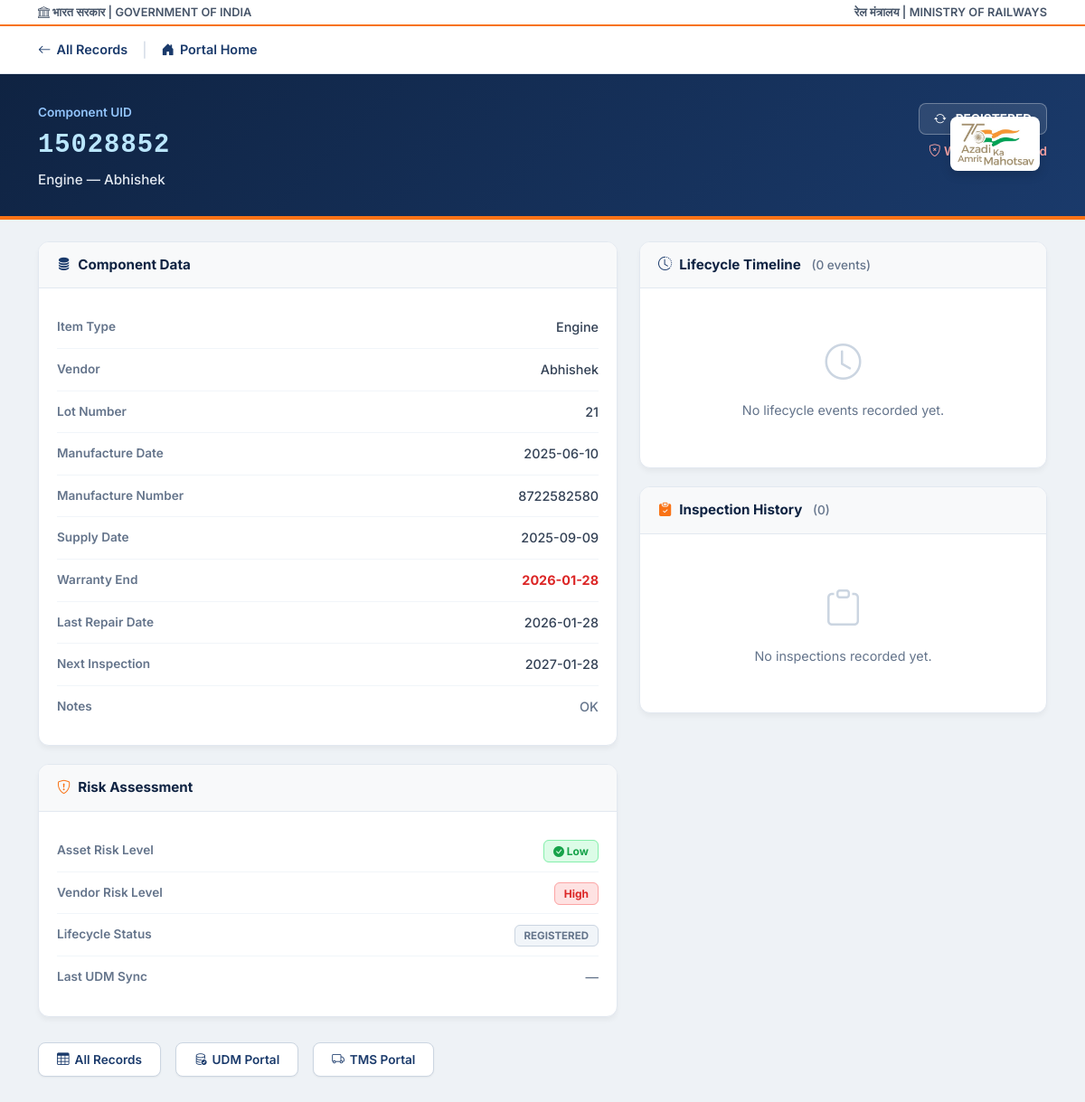
/view/15028852 (signed in), run on the app's committed database.
### tables this page shows
CREATE TABLE received (
            id INTEGER PRIMARY KEY AUTOINCREMENT,
            uid TEXT UNIQUE,
            item_type TEXT,
            vendor TEXT,
            lot TEXT,
            supply_date TEXT,
            warranty_end TEXT,
            manufactor_date TEXT,
            manufactor_number TEXT,
            repair_date TEXT,
            risk TEXT,
            vendor_risk TEXT,
            notes TEXT
        , vendor_email TEXT, location TEXT, installation_date TEXT, last_inspection_date TEXT, inspection_count INTEGER DEFAULT 0, status TEXT DEFAULT 'active', vendor_id TEXT, lifecycle_status TEXT DEFAULT 'REGISTERED', synced_at TEXT);

### app.py (the view)
@app.route("/view/<uid>")
def view_record(uid):
    record = get_record_by_uid(uid)
    if not record:
        return "Fitting not found", 404
    record["next_inspection"] = compute_next_inspection(record.get("repair_date"), record.get("risk"))
    record["warranty_status"] = warranty_status(record.get("warranty_end"))
    conn = get_conn()
    events = conn.execute(
        "SELECT * FROM lifecycle_events WHERE uid=? ORDER BY event_time ASC", (uid,)
    ).fetchall()
    insp = conn.execute(
        "SELECT * FROM inspections WHERE uid=? ORDER BY inspection_date DESC", (uid,)
    ).fetchall()
    conn.close()
    return render_template("view.html", row=record,
                           events=[dict(e) for e in events],
                           inspections=[dict(i) for i in insp])

### templates/view.html (shortened to what this page needs)
<!DOCTYPE html>
<html lang="en">
<head>
    <link href="https://cdn.jsdelivr.net/npm/bootstrap@5.3.0/dist/css/bootstrap.min.css" rel="stylesheet">
    <link rel="stylesheet" href="https://cdn.jsdelivr.net/npm/bootstrap-icons@1.11.0/font/bootstrap-icons.css">
</head>
<body>
<div class="govt-bar">
    <div class="container d-flex justify-content-between align-items-center">
        <div class="d-flex align-items-center">
            <span><i class="bi bi-bank"></i> भारत सरकार | GOVERNMENT OF INDIA</span>
        </div>
        <div class="d-flex align-items-center">
            <span>रेल मंत्रालय | MINISTRY OF RAILWAYS</span>
        </div>
    </div>
</div>
<div class="top-bar">
    <div class="container d-flex align-items-center gap-3">
        <a href="/all" class="back-link"><i class="bi bi-arrow-left"></i> All Records</a>
        <span style="color:#cbd5e1">|</span>
        <a href="/" class="back-link"><i class="bi bi-house-door-fill"></i> Portal Home</a>
    </div>
</div>
<div class="uid-hero">
    <div class="container position-relative">
        <img src="/static/aazadi.jpg" alt="Azadi Ka Amrit Mahotsav" class="azadi-logo d-none d-md-block">
        <div class="d-flex justify-content-between align-items-start flex-wrap gap-3">
            <div>
                <div style="color:#93c5fd;font-size:0.85rem;margin-bottom:4px;font-weight:600">Component UID</div>
                <div class="uid-badge">{{ row.uid }}</div>
                <div style="color:#e2e8f0;font-size:0.95rem;margin-top:6px;font-weight:500">{{ row.item_type or 'Unknown Type' }} — {{ row.vendor or 'Unknown Vendor' }}</div>
            </div>
            <div class="d-flex flex-column align-items-end gap-2 mt-2 mt-md-0">
                {% set lc = row.lifecycle_status or 'REGISTERED' %}
                <span class="lifecycle-pill">
                    <i class="bi bi-arrow-repeat me-1"></i> {{ lc }}
                </span>
                {% if row.warranty_status == 'ACTIVE' %}
                    <span style="font-size:0.85rem;color:#86efac;font-weight:600"><i class="bi bi-shield-check"></i> Warranty Active</span>
                {% elif row.warranty_status == 'EXPIRING_SOON' %}
                    <span style="font-size:0.85rem;color:#fde047;font-weight:600"><i class="bi bi-exclamation-circle"></i> Warranty Expiring Soon</span>
                {% elif row.warranty_status == 'EXPIRED' %}
                    <span style="font-size:0.85rem;color:#fca5a5;font-weight:600"><i class="bi bi-shield-x"></i> Warranty Expired</span>
                {% endif %}
            </div>
        </div>
    </div>
</div>
<div class="container mt-4">
    <div class="row g-4">
        <div class="col-lg-7">
            <div class="panel">
                <div class="panel-header"><i class="bi bi-database-fill me-2" style="color:var(--ir-blue)"></i>Component Data</div>
                <div class="panel-body">
                    <div class="field-row">
                        <span class="field-label">Item Type</span>
                        <span class="field-value">{{ row.item_type or '—' }}</span>
                    </div>
                    <div class="field-row">
                        <span class="field-label">Vendor</span>
                        <span class="field-value">{{ row.vendor or '—' }}</span>
                    </div>
                    <div class="field-row">
                        <span class="field-label">Lot Number</span>
                        <span class="field-value">{{ row.lot or '—' }}</span>
                    </div>
                    <div class="field-row">
                        <span class="field-label">Manufacture Date</span>
                        <span class="field-value">{{ row.manufactor_date or '—' }}</span>
                    </div>
                    <div class="field-row">
                        <span class="field-label">Manufacture Number</span>
                        <span class="field-value">{{ row.manufactor_number or '—' }}</span>
                    </div>
                    <div class="field-row">
                        <span class="field-label">Supply Date</span>
                        <span class="field-value">{{ row.supply_date or '—' }}</span>
                    </div>
                    <div class="field-row">
                        <span class="field-label">Warranty End</span>
                        <span class="field-value {% if row.warranty_status == 'ACTIVE' %}warranty-active{% elif row.warranty_status == 'EXPIRING_SOON' %}warranty-expiring{% elif row.warranty_status == 'EXPIRED' %}warranty-expired{% endif %}">
                            {{ row.warranty_end or '—' }}
                        </span>
                    </div>
                    <div class="field-row">
                        <span class="field-label">Last Repair Date</span>
                        <span class="field-value">{{ row.repair_date or '—' }}</span>
                    </div>
                    <div class="field-row">
                        <span class="field-label">Next Inspection</span>
                        <span class="field-value">{{ row.next_inspection or 'Not scheduled' }}</span>
                    </div>
                    <div class="field-row">
                        <span class="field-label">Notes</span>
                        <span class="field-value" style="max-width:260px;word-break:break-word;color:#64748b">{{ row.notes or '—' }}</span>
                    </div>
                </div>
            </div>
            <div class="panel">
                <div class="panel-header"><i class="bi bi-shield-exclamation me-2" style="color:var(--ir-saffron)"></i>Risk Assessment</div>
                <div class="panel-body">
                    <div class="field-row">
                        <span class="field-label">Asset Risk Level</span>
                        <span class="field-value">
                            {% if row.risk == 'High' %}
                                <span class="risk-badge risk-high"><i class="bi bi-exclamation-triangle-fill"></i> High</span>
                            {% elif row.risk == 'Medium' %}
                                <span class="risk-badge risk-medium"><i class="bi bi-info-circle-fill"></i> Medium</span>
                            {% else %}
                                <span class="risk-badge risk-low"><i class="bi bi-check-circle-fill"></i> Low</span>
                            {% endif %}
                        </span>
                    </div>
                    <div class="field-row">
                        <span class="field-label">Vendor Risk Level</span>
                        <span class="field-value">
                            {% if row.vendor_risk == 'High' %}
                                <span class="risk-badge risk-high">High</span>
                            {% elif row.vendor_risk == 'Medium' %}
                                <span class="risk-badge risk-medium">Medium</span>
                            {% else %}
                                <span class="risk-badge risk-low">Low</span>
                            {% endif %}
                        </span>
                    </div>
                    <div class="field-row">
                        <span class="field-label">Lifecycle Status</span>
                        <span class="field-value">
                            {% set lc = row.lifecycle_status or 'REGISTERED' %}
                            <span class="lc-badge lc-{{ lc|lower }}">{{ lc }}</span>
                        </span>
                    </div>
                    <div class="field-row">
                        <span class="field-label">Last UDM Sync</span>
                        <span class="field-value" style="color:#64748b">{{ row.synced_at or '—' }}</span>
                    </div>
                </div>
            </div>
        </div>
        <div class="col-lg-5">
            <div class="panel">
                <div class="panel-header">
                    <i class="bi bi-clock-history me-2" style="color:var(--ir-blue)"></i>Lifecycle Timeline
                    <span class="ms-2" style="color:#64748b;font-size:0.85rem;font-weight:500">({{ events|length }} events)</span>
                </div>
                <div class="panel-body">
                    {% if events %}
                    <div class="event-timeline">
                        {% for ev in events %}
                        <div class="event-entry">
                            <div class="ev-type">{{ ev.event_type.replace('_', ' ') }}</div>
                            {% if ev.description %}<div class="ev-desc">{{ ev.description }}</div>{% endif %}
                            <div class="ev-time">
                                {{ ev.event_time }}
                                {% if ev.source %} · <span style="color:var(--ir-blue);font-weight:600">{{ ev.source }}</span>{% endif %}
                            </div>
                        </div>
                        {% endfor %}
                    </div>
                    {% else %}
                    <div style="text-align:center;padding:32px 24px;color:#64748b">
                        <i class="bi bi-clock" style="font-size:2.5rem;display:block;margin-bottom:12px;color:#cbd5e1"></i>
                        <p style="margin:0;font-size:0.9rem">No lifecycle events recorded yet.</p>
                    </div>
                    {% endif %}
                </div>
            </div>
            <div class="panel">
                <div class="panel-header">
                    <i class="bi bi-clipboard-check-fill me-2" style="color:var(--ir-saffron)"></i>Inspection History
                    <span class="ms-2" style="color:#64748b;font-size:0.85rem;font-weight:500">({{ inspections|length }})</span>
                </div>
                <div class="panel-body">
                    {% if inspections %}
                    {% for insp in inspections %}
                    <div class="insp-card">
                        <div class="d-flex justify-content-between align-items-start mb-2">
                            <span style="font-size:0.85rem;font-weight:700;color:var(--ir-blue-dark)">{{ insp.inspection_date[:10] if insp.inspection_date else '—' }}</span>
                            <span class="risk-badge {% if insp.severity == 'High' %}risk-high{% elif insp.severity == 'Medium' %}risk-medium{% else %}risk-low{% endif %}">
                                {{ insp.severity or 'Low' }}
                            </span>
                        </div>
                        {% if insp.condition %}<div style="font-size:0.85rem;color:#475569"><strong>Condition:</strong> {{ insp.condition }}</div>{% endif %}
                        {% if insp.technician %}<div style="font-size:0.8rem;color:#64748b;margin-top:2px">By: <i class="bi bi-person-fill"></i> {{ insp.technician }}</div>{% endif %}
                        {% if insp.observations %}<div style="font-size:0.85rem;color:#475569;margin-top:6px;background:#ffffff;padding:8px;border-radius:6px;border:1px solid #e2e8f0">{{ insp.observations }}</div>{% endif %}
                    </div>
                    {% endfor %}
                    {% else %}
                    <div style="text-align:center;padding:32px 24px;color:#64748b">
                        <i class="bi bi-clipboard" style="font-size:2.5rem;display:block;margin-bottom:12px;color:#cbd5e1"></i>
                        <p style="margin:0;font-size:0.9rem">No inspections recorded yet.</p>
                    </div>
                    {% endif %}
                </div>
            </div>
        </div>
    </div>
    <div class="d-flex gap-3 mt-2 mb-4">
        <a href="/all" class="btn-back"><i class="bi bi-table"></i> All Records</a>
        <a href="/udm" class="btn-back"><i class="bi bi-database-check"></i> UDM Portal</a>
        <a href="/tms" class="btn-back"><i class="bi bi-truck"></i> TMS Portal</a>
    </div>
</div>
</body>
</html>

### data on the page
received: uid "15028852", item_type "Engine", vendor "Abhishek", lot "21", manufactor_date "2025-06-10", manufactor_number "8722582580", supply_date "2025-09-09", warranty_end "2026-01-28", repair_date "2026-01-28", notes "OK", lifecycle_status "REGISTERED"

### other printed values
{{ row.next_inspection or 'Not scheduled' }} "2027-01-28"
{{ row.synced_at or '—' }} "—"
{{ events|length }} "0"
{{ inspections|length }} "0"
